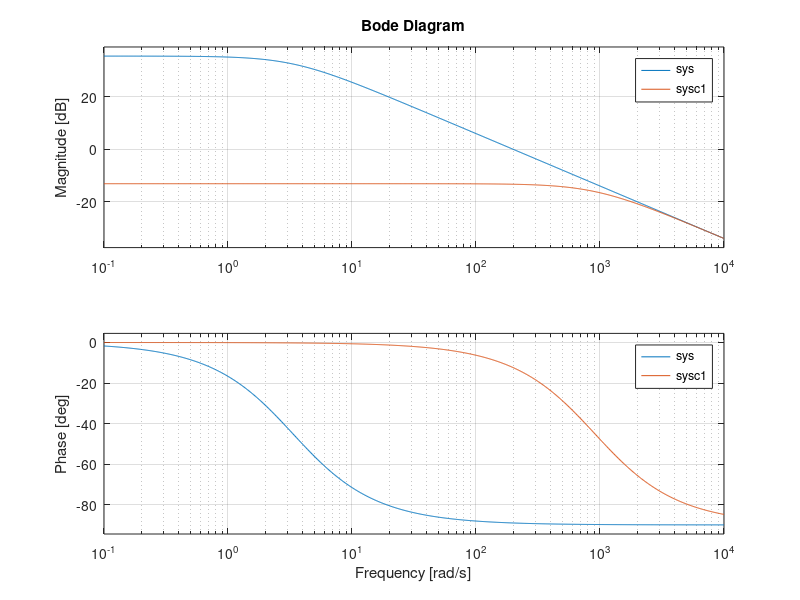

Recreate this plot in MATLAB.
%EXAMPLE m-FILE
%Set up transfer function
num=[60];
den=[.3 1];
sys=tf(num,den)
%Now use c2d to map your transfer function to the z-domain
sysz1=c2d(sys,.00001,'zoh')
%Now add a plant numerical error by adding .009 to your discrete model.
sysz1.den{1} = sysz1.den{1} + [0 0.009]
%Now use d2c to map your transfer function back to the s-domain
sysc1=d2c(sysz1)

bode(sys,sysc1)